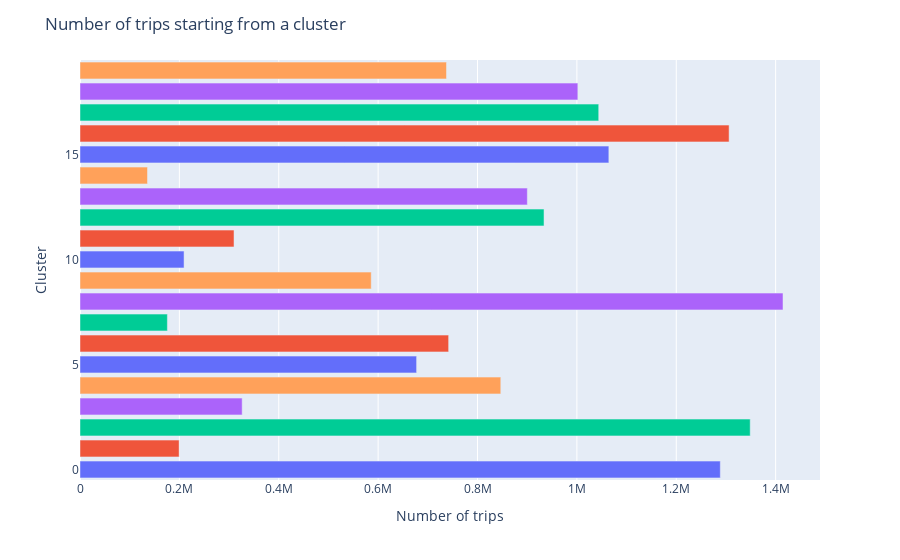

Notebook cell for this chart:
### Code cell
# PLOT
temp = df.groupby('pickup_cluster')['pickup_longitude'].count()


fig = px.bar(temp.index,temp.values, color=['black', 'red', 'green', 'blue', 'cyan']*4, labels={'index' : 'Cluster', 'x':'Number of trips'})
fig.update_layout(title_text="Number of trips starting from a cluster", showlegend=False)

### Figure 1 — Plotly figure (JSON) as saved in the notebook; plotly's stock layout.template omitted (floating-point values rounded to 4 significant figures)
{"data": [{"alignmentgroup": "True", "hovertemplate": "color=black<br>Number of trips=%{x}<br>Cluster=%{y}<extra></extra>", "legendgroup": "black", "marker": {"color": "#636efa", "pattern": {"shape": ""}}, "name": "black", "offsetgroup": "black", "orientation": "h", "showlegend": true, "textposition": "auto", "type": "bar", "x": [1288641, 677422, 209405, 1064331], "xaxis": "x", "y": [0, 5, 10, 15], "yaxis": "y"}, {"alignmentgroup": "True", "hovertemplate": "color=red<br>Number of trips=%{x}<br>Cluster=%{y}<extra></extra>", "legendgroup": "red", "marker": {"color": "#EF553B", "pattern": {"shape": ""}}, "name": "red", "offsetgroup": "red", "orientation": "h", "showlegend": true, "textposition": "auto", "type": "bar", "x": [199509, 741906, 309972, 1306329], "xaxis": "x", "y": [1, 6, 11, 16], "yaxis": "y"}, {"alignmentgroup": "True", "hovertemplate": "color=green<br>Number of trips=%{x}<br>Cluster=%{y}<extra></extra>", "legendgroup": "green", "marker": {"color": "#00cc96", "pattern": {"shape": ""}}, "name": "green", "offsetgroup": "green", "orientation": "h", "showlegend": true, "textposition": "auto", "type": "bar", "x": [1348816, 175878, 933876, 1043944], "xaxis": "x", "y": [2, 7, 12, 17], "yaxis": "y"}, {"alignmentgroup": "True", "hovertemplate": "color=blue<br>Number of trips=%{x}<br>Cluster=%{y}<extra></extra>", "legendgroup": "blue", "marker": {"color": "#ab63fa", "pattern": {"shape": ""}}, "name": "blue", "offsetgroup": "blue", "orientation": "h", "showlegend": true, "textposition": "auto", "type": "bar", "x": [326372, 1414822, 900280, 1001938], "xaxis": "x", "y": [3, 8, 13, 18], "yaxis": "y"}, {"alignmentgroup": "True", "hovertemplate": "color=cyan<br>Number of trips=%{x}<br>Cluster=%{y}<extra></extra>", "legendgroup": "cyan", "marker": {"color": "#FFA15A", "pattern": {"shape": ""}}, "name": "cyan", "offsetgroup": "cyan", "orientation": "h", "showlegend": true, "textposition": "auto", "type": "bar", "x": [846867, 586087, 135851, 737592], "xaxis": "x", "y": [4, 9, 14, 19], "yaxis": "y"}], "layout": {"barmode": "relative", "legend": {"title": {"text": "color"}, "tracegroupgap": 0}, "margin": {"t": 60}, "showlegend": false, "title": {"text": "Number of trips starting from a cluster"}, "xaxis": {"anchor": "y", "domain": [0, 1], "title": {"text": "Number of trips"}}, "yaxis": {"anchor": "x", "domain": [0, 1], "title": {"text": "Cluster"}}}}
